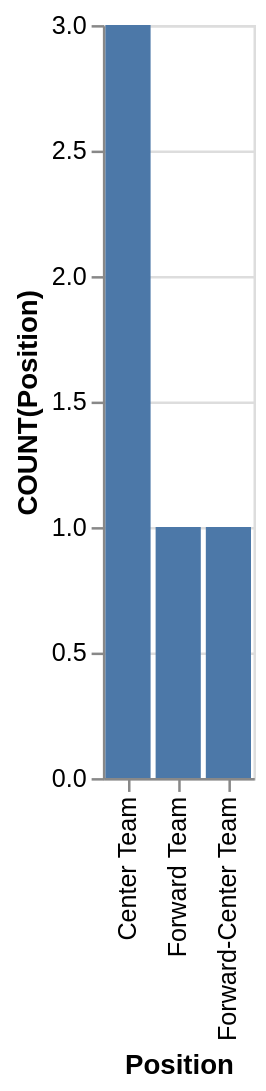

Vega-Lite specification stored for this chart:
### Vega-Lite specification from a JSON file in a GitHub repository (floating-point values rounded to 4 significant figures)
{"data": {"values": [{"x_data": "Center Team", "y_data": 3}, {"x_data": "Forward Team", "y_data": 1}, {"x_data": "Forward-Center Team", "y_data": 1}]}, "mark": "bar", "encoding": {"x": {"field": "x_data", "type": "nominal", "title": "Position", "sort": "ascending"}, "y": {"field": "y_data", "type": "quantitative", "title": "COUNT(Position)"}}}
